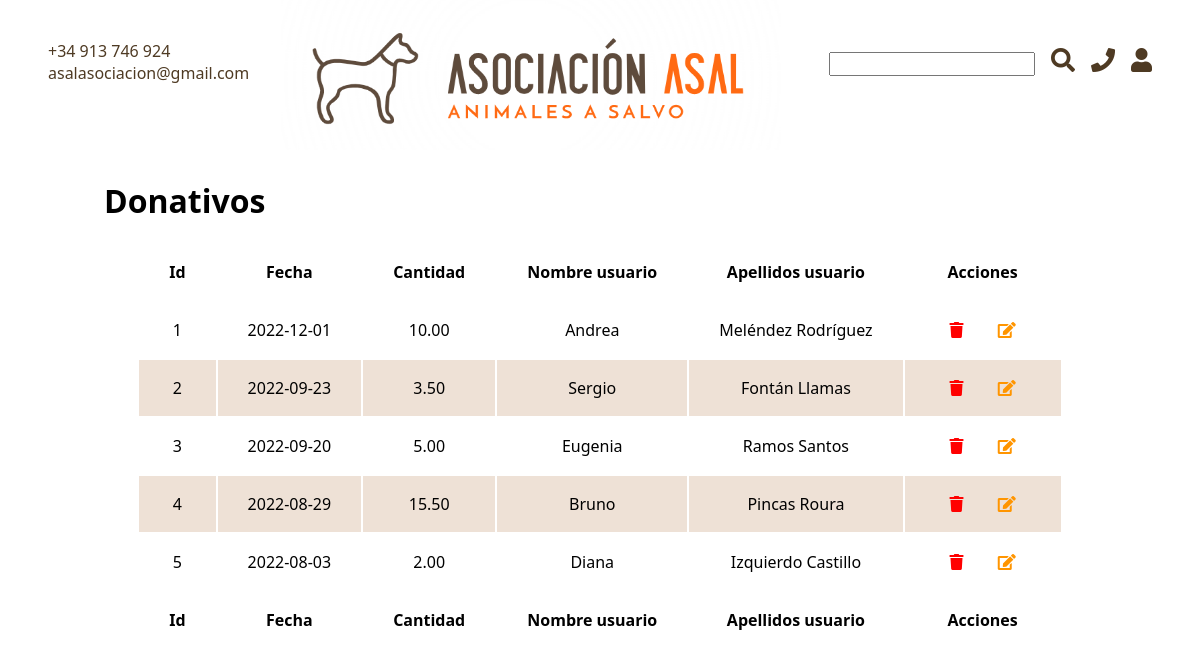
The page /private/admin/donativos/indexDonativos.php on the database its author committed.
### tables this page shows
CREATE TABLE IF NOT EXISTS 20_donativos(
	id INT AUTO_INCREMENT NOT NULL PRIMARY KEY,
    fecha DATE NOT NULL,
    cantidad DECIMAL(4,2) NOT NULL,
    usuarios_id INT,
    CONSTRAINT FOREIGN KEY (usuarios_id) REFERENCES 20_usuarios(id)
);

CREATE TABLE IF NOT EXISTS 20_usuarios(
	id INT AUTO_INCREMENT NOT NULL PRIMARY KEY,
    nombre VARCHAR(25) NOT NULL,
    apellidos VARCHAR(25) NOT NULL,
    telefono VARCHAR(12),
    email VARCHAR(45) NOT NULL,
    contrasenia VARCHAR(20) NOT NULL,
    fecha DATE,
    dni VARCHAR(9) UNIQUE,
    rol_id INT, 
    CONSTRAINT FOREIGN KEY (rol_id) REFERENCES 20_rol(id)
);

### private/admin/donativos/DatabaseDonativos.php (called while the page is built, shortened)
<?php
    class DatabaseDonativos{
        public function conectar(){
            $driver = "mysql";
            $host = 'localhost';
            $port = '3306';
            $bd = 'protectora';
            $user = 'root';
            $password = "";
            $dsn = "$driver:dbname=$bd;host=$host;port=$port";
            try{
                $gbd = new PDO($dsn, $user, $password);
            } catch (PDOException $e) {
                echo 'Fallo la conexion: ' . $e->getMessage();
            }
            return $gbd;
        }
        public function getAll(){
            $sql = "SELECT 20_donativos.id, 20_donativos.fecha, 20_donativos.cantidad, 20_usuarios.nombre AS 'nomUser', 20_usuarios.apellidos AS 'nomApell'
            FROM 20_donativos
            LEFT JOIN 20_usuarios ON 20_donativos.usuarios_id = 20_usuarios.id";
            $resultados = self::conectar()->query($sql);
            return $resultados;
        }
    }
?>

### private/admin/donativos/indexDonativos.php (the view, shortened to what this page needs)
<?php
    if(isset($_SESSION['pepito'])){
        $sesion = '<a href="../../../auth/login/logout.php"><i class="fas fa-sign-out-alt"></i></a>';
    }else{
        $sesion = '<a href="../../../auth/login/login.php"><i class="fas fa-user"></i></a>';
    }
    require_once ('DatabaseDonativos.php');
    $database = new DatabaseDonativos();
    $resultados = $database->getAll();
?>
<!DOCTYPE html>
<html lang="es">
<head>
    <link rel="stylesheet" href="../admin.css">
    <link rel="stylesheet" href="https://cdnjs.cloudflare.com/ajax/libs/font-awesome/5.15.4/css/all.min.css"
 />
</head>
<body>
    <header>
        <section id="header">
            <div>
                <p class="contact">+34 913 746 924 <br>asalasociacion@gmail.com</p>
            </div>
            <div>
                <a href="../../../public/index/index.php"><img id="logo" src="../../../img/logos/logo2.png" alt="logo ASAL"></a>
            </div>
            <div>
                <p><input type="text"><i class="fas fa-search"></i><a href="#fo"><i class="fas fa-phone"></i></a><?php echo $sesion; ?></p>
            </div>
        </section>
    </header>
    <main>
        <section>
            <h1>Donativos</h1>
        </section>
        <section class="tabla">
            <table>
                <thead>
                    <tr>
                        <th>Id</th>
                        <th>Fecha</th>
                        <th>Cantidad</th>
                        <th>Nombre usuario</th>
                        <th>Apellidos usuario</th>
                        <th>Acciones</th>
                    </tr>
                </thead>
                <tbody>
                    <?php
                        foreach ($resultados as $row) {
                            echo '<tr>';
                            echo '<td>' . $row['id'] . '</td>';
                            echo '<td>' . $row['fecha'] . '</td>';
                            echo '<td>' . $row['cantidad'] . '</td>';
                            echo '<td>' . $row['nomUser'] . '</td>';
                            echo '<td>' . $row['nomApell'] . '</td>';
                            echo '<td class="acciones"><a href="deleteDonativos.php?id='.$row['id'].'"><i class="fas fa-trash" style="color: #ff0000;"></i></a>  <a href="editDonativos.php?id='.$row['id'].'"><i class="fas fa-edit" style="color: #ff9500;"></i></a></td>';
                            echo '</tr>';
                        }
                    ?>
                </tbody>
                <tfoot>
                    <tr>
                        <td>Id</td>
                        <td>Fecha</td>
                        <td>Cantidad</td>
                        <td>Nombre usuario</td>
                        <td>Apellidos usuario</td>
                        <td>Acciones</td>
                    </tr>
                </tfoot>
            </table>
        </section>
    </main>
</body>
</html>

### private/admin/admin.css (style rules this page uses)
* { font-family: 'Segoe UI', Tahoma, Geneva, Verdana, sans-serif; flex-wrap: wrap; margin: 0; }
#header { display: flex; justify-content: space-between; color: rgb(78, 58, 35); font-size: large; margin-right: 4vw; margin-left: 4vw; margin-bottom: 3vh; }
#logo { width: 500px; height: 150px; }
.contact { font-size: medium; margin-bottom: 1vh; margin-top: 2vh; }
header section div:nth-child(1) { margin-bottom: 0; margin-top: 3vh; }
header section div:nth-child(3) { margin-bottom: 0; margin-top: 6vh; padding-left: 2vh; }
header section div p { font-weight: 500; margin-bottom: 0; }
header section div:nth-child(3) p i { font-size: x-large; padding-left: 2vh; margin-top: 0; color: rgb(78, 58, 35); }
main { margin-bottom: 10vh; margin-left: 20px; margin-right: 20px; }
h1 { margin-left: 7vw; font-size: xx-large; margin-bottom: 20px; }
tr:nth-child(even) { background-color: #eee1d6; }
th, td { padding: 17px; padding-left: 30px; padding-right: 30px; text-align: center; }
main table tbody tr td i { margin-right: 15px; margin-left: 15px; }
.tabla { display: flex; justify-content: center; }
thead, tfoot { font-weight: bolder; }

### rows shown on the page
20_donativos: id "1", fecha "2022-12-01", cantidad "10.00", usuarios.nombre "Andrea", usuarios.apellidos "Meléndez Rodríguez"
20_donativos: id "2", fecha "2022-09-23", cantidad "3.50", usuarios.nombre "Sergio", usuarios.apellidos "Fontán Llamas"
20_donativos: id "3", fecha "2022-09-20", cantidad "5.00", usuarios.nombre "Eugenia", usuarios.apellidos "Ramos Santos"
20_donativos: id "4", fecha "2022-08-29", cantidad "15.50", usuarios.nombre "Bruno", usuarios.apellidos "Pincas Roura"
20_donativos: id "5", fecha "2022-08-03", cantidad "2.00", usuarios.nombre "Diana", usuarios.apellidos "Izquierdo Castillo"
